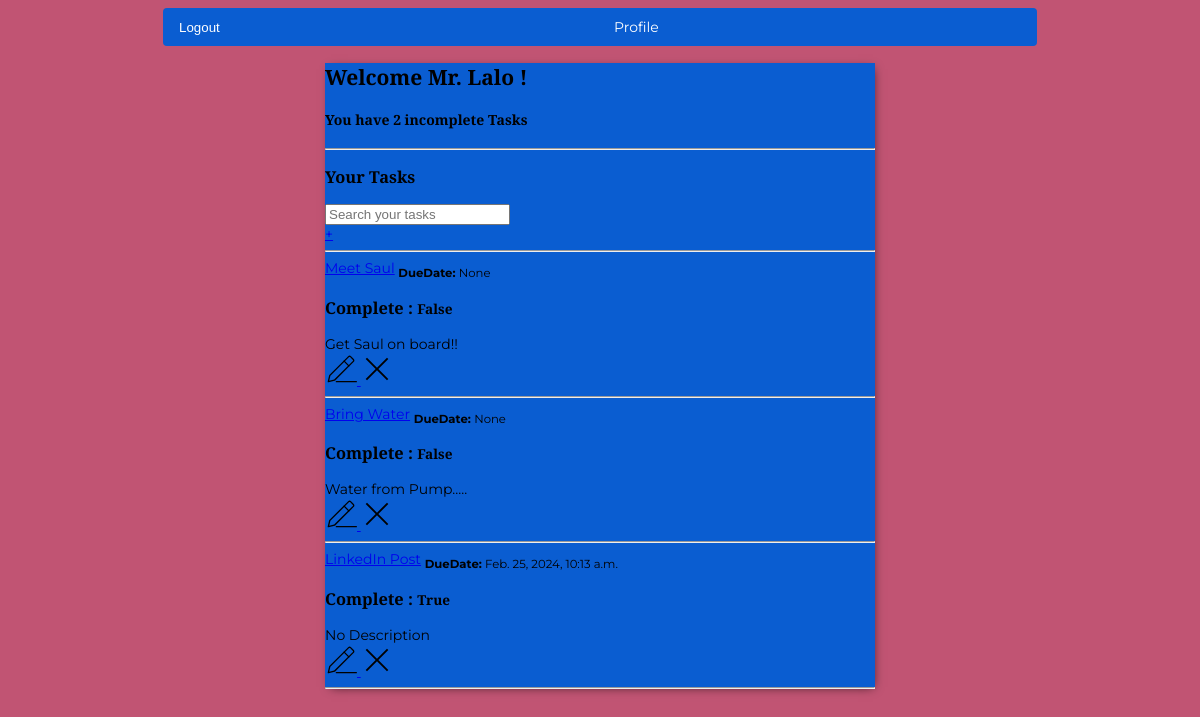
The page / (signed in) on the database its author committed.
### base/models.py (models this page shows, shortened)
class Task(models.Model):
    title  = models.CharField(max_length=150)
    user = models.ForeignKey(User, on_delete=models.CASCADE, null=True, blank=True)
    description = models.TextField(max_length = 250,blank = True, null = True) # the blank and null will allow the description to be optional (not required
    dueDate = models.DateTimeField(null = True, blank = True) # this will be the date and time when the task is due
    created = models.DateTimeField(auto_now_add = True)# the auto_now_add will automatically add the date and time when the task is created
    complete = models.BooleanField(default = False) # setting the default of this to false because when we first create a task it is not completed
    REQUIRED_FIELDS = [title,complete]
    class Meta:
        ordering = ['complete', '-created'] # created will set the order of the tasks to be in the order of the date and time they were created in ascending order

### base/views.py (the view)
# urls.py: path('',TaskList.as_view(),name = 'tasksHome'),
class TaskList(LoginRequiredMixin,ListView):
    model = Task
    template_name = 'base/tasksHome.html'
    context_object_name = 'tasks'   # This is used to specify the name of the object that we want to use in the template. In this case, we are using tasks as the object name
    def get_context_data(self, **kwargs):
        context = super().get_context_data(**kwargs)
        context['tasks'] = context['tasks'].filter(user=self.request.user) # this allows us to filter the tasks based on the user that is logged in. This will only show the tasks that are created by the user that is logged in
        context['count'] = context['tasks'].filter(complete = False).count() # this will count the number of tasks that are not completed
        search_input = self.request.GET.get('q') or ''
        if search_input:
            context['tasks'] = context['tasks'].filter(title__icontains = search_input)
        context['search_input'] = search_input
        return context

### base/templates/base/tasksHome.html (shortened to what this page needs)
{% extends "main.html" %}
{% block content %}
<div class = "MainPage">
    <div class = "HeaderBar">
    {% if request.user.is_authenticated %}
        <h2> Welcome Mr. {{ request.user|title}} !</h2>
        <h4> You have {{count}} incomplete Task{{count|pluralize:"s"}}</h4>
        <hr>
    {% endif%}
    </div>
<h3>Your Tasks</h3>
 <div id="search-add-wrapper">
    <form method="GET" style="display: flex;">
        <input name='q' placeholder="Search your tasks" value="{{search_input}}" type =  "text">
    </form>
    {% if tasks|length > 1 %}
    <a id="add-link" href="{% url 'create-task' %}">&#x2b;</a>
    {% endif %}
</div>
 <hr>
  <div id="tasklist" class="task-items-wrapper">
    {% if tasks is None%}
            <div style="text-align: center; padding-bottom: 10px; line-height: 1em;">
                <h3>No items to see.....</h3>
                <h3>Create a <a style="text-decoration: none; color: #e53935;" href="{% url 'create-task' %}      ">New task</a> ! </h3>
            </div>
    {% else %}
      {% for task in tasks %}
           <a href = "{% url 'task' task.id%}" >   {{ task.title}}</a>
                  <sub><strong>DueDate: </strong>{{ task.dueDate}} </sub>
                  <h3>Complete : <SMALL> {{task.complete}}</SMALL> </h3>
           {% if task.description == '' %}
                  <span> No Description</span>
           {% else%}
               <span>  {{ task.description}} </span>
           {% endif%}
           {% if task.user == request.user  %}
           <div class="room__topRight">
             <a href="{% url 'edit-task' task.id %}">
             </a>
             <a href="{% url 'delete-task' task.id %}">
            <svg version="1.1" xmlns="http://www.w3.org/2000/svg" width="32" height="32" viewBox="0 0 32 32">
              <title>Delete</title>
              <path
                d="M27.314 6.019l-1.333-1.333-9.98 9.981-9.981-9.981-1.333 1.333 9.981 9.981-9.981 9.98 1.333 1.333 9.981-9.98 9.98 9.98 1.333-1.333-9.98-9.98 9.98-9.981z">
              </path>
            </svg>
             </a>
           </div>
           {% endif %}
           <hr>
      {% endfor%}
    {% endif%}
  </div>
</div>
{% endblock content%}

### static/styles/one.css (style rules this page uses)
body { font-family: "Montserrat", sans-serif; font-optical-sizing: auto; font-size: 14px; background-color: #c15473; font-optical-sizing: auto; font-weight: weight; font-style: normal; }
h1, h2, h3, h4, h5, h6 { font-family: "Playfair Display", serif; font-optical-sizing: auto; font-style: normal; }
.MainPage { max-width: 550px; margin: auto; background-color: #0a5dd1; box-shadow: 2px 2px 10px -4px rgba(0, 0, 0, 0.75); -webkit-box-shadow: 2px 2px 10px -4px rgba(0,0,0,0.75); }

### rows shown on the page
Task: title "Meet Saul", dueDate "None", complete "False", description "Get Saul on board!!"
Task: title "Bring Water", dueDate "None", complete "False", description "Water from Pump....."
Task: title "LinkedIn Post", dueDate "Feb. 25, 2024, 10:13 a.m.", complete "True", description "No Description"

### other values the page prints
{{ request.user|title }} "Lalo"
{{ count }} "2"
